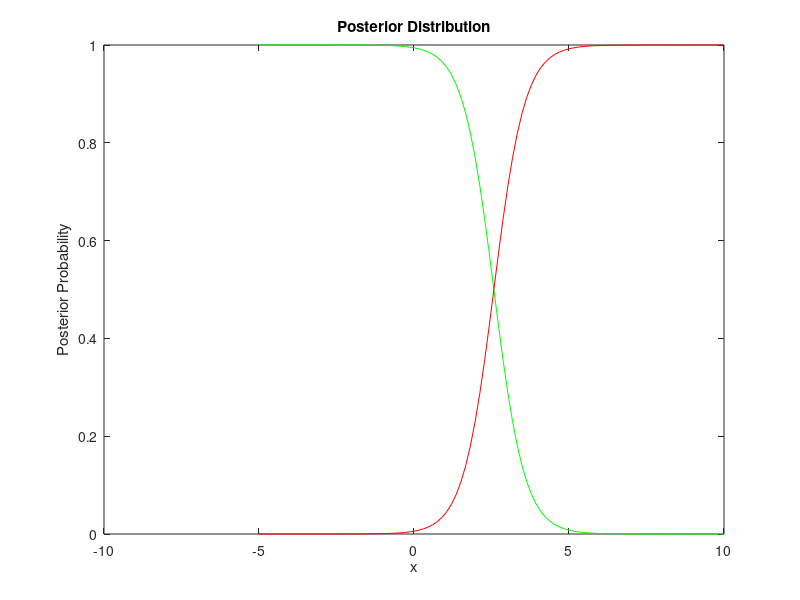

Write MATLAB code to recreate this figure.
% Plot posterior distribution
% prior1 = 0.3; prior2 = 0.7

prior1 = 0.3;
prior2 = 0.7;

x = linspace(-5,10);
likelihood1 = inline('normpdf(x, 2, 1)', 'x');
likelihood2 = inline('normpdf(x, 4, 1)', 'x');

p_x = prior1 * likelihood1(x) + prior2 * likelihood2(x);

posterior1 = prior1 * likelihood1(x) ./ p_x;
posterior2 = prior2 * likelihood2(x) ./ p_x;

figure;
plot(x, posterior1, 'g', x, posterior2, 'r');
title('Posterior Distribution');
xlabel('x');
ylabel('Posterior Probability');